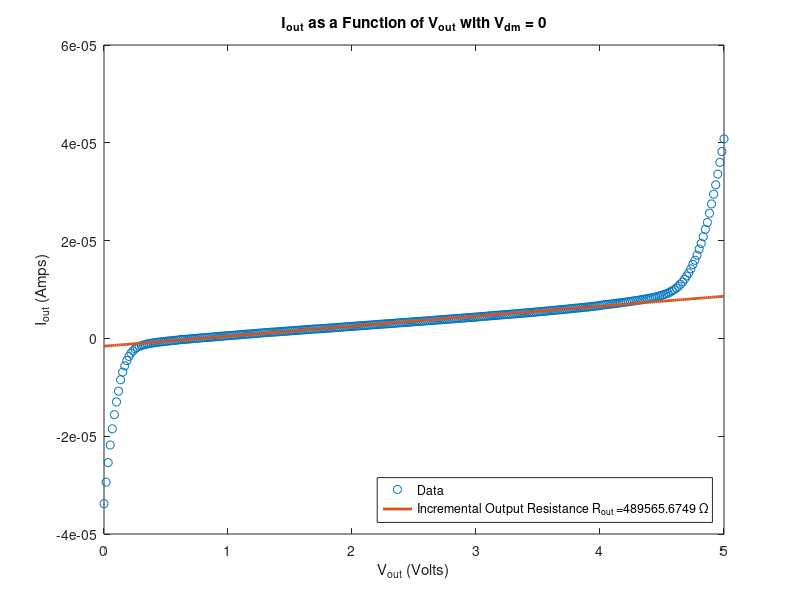

This chart was generated by the following MATLAB code:
%Exp2p2
load('Data/Exp2P2.mat')
%31 259
coeffs = polyfit(Vout(31:259), Iout(31:259),1);
plot(Vout,Iout,'o'); hold on;
plot(Vout,Vout * coeffs(1) + coeffs(2),'-','LineWidth',2);
xlim([0 5]);
% ylim([-14e-4 2e-4]);
xlabel('V_{out} (Volts)');
ylabel('I_{out} (Amps)');
title('I_{out} as a Function of V_{out} with V_{dm} = 0');
legend('Data',strcat('Incremental Output Resistance R_{out} = ', num2str(1/coeffs(1)), ' \Omega'),'Location','SouthEast');
rout = 1/coeffs(1);